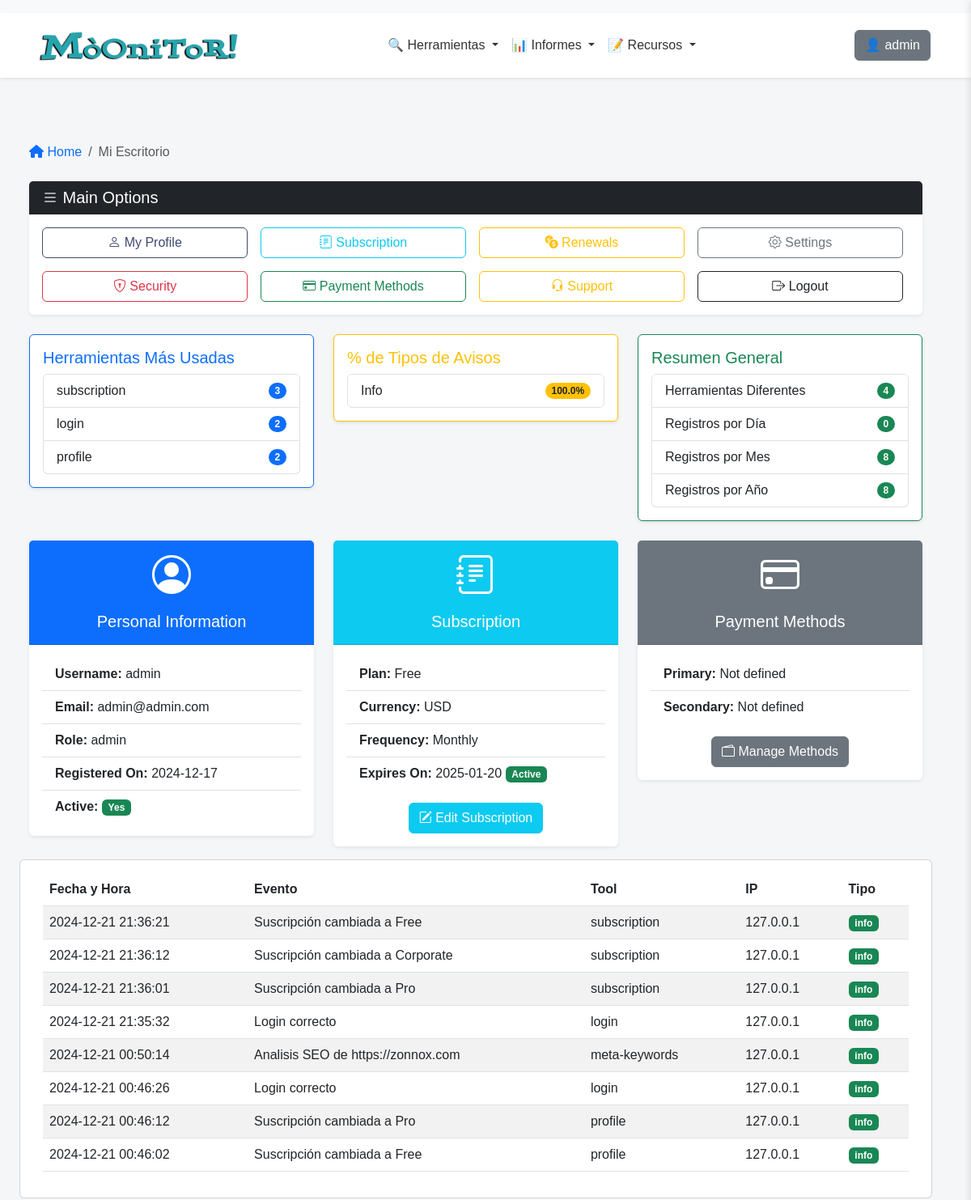
Page /dashboard (signed in, upper part) on the earlier database version.
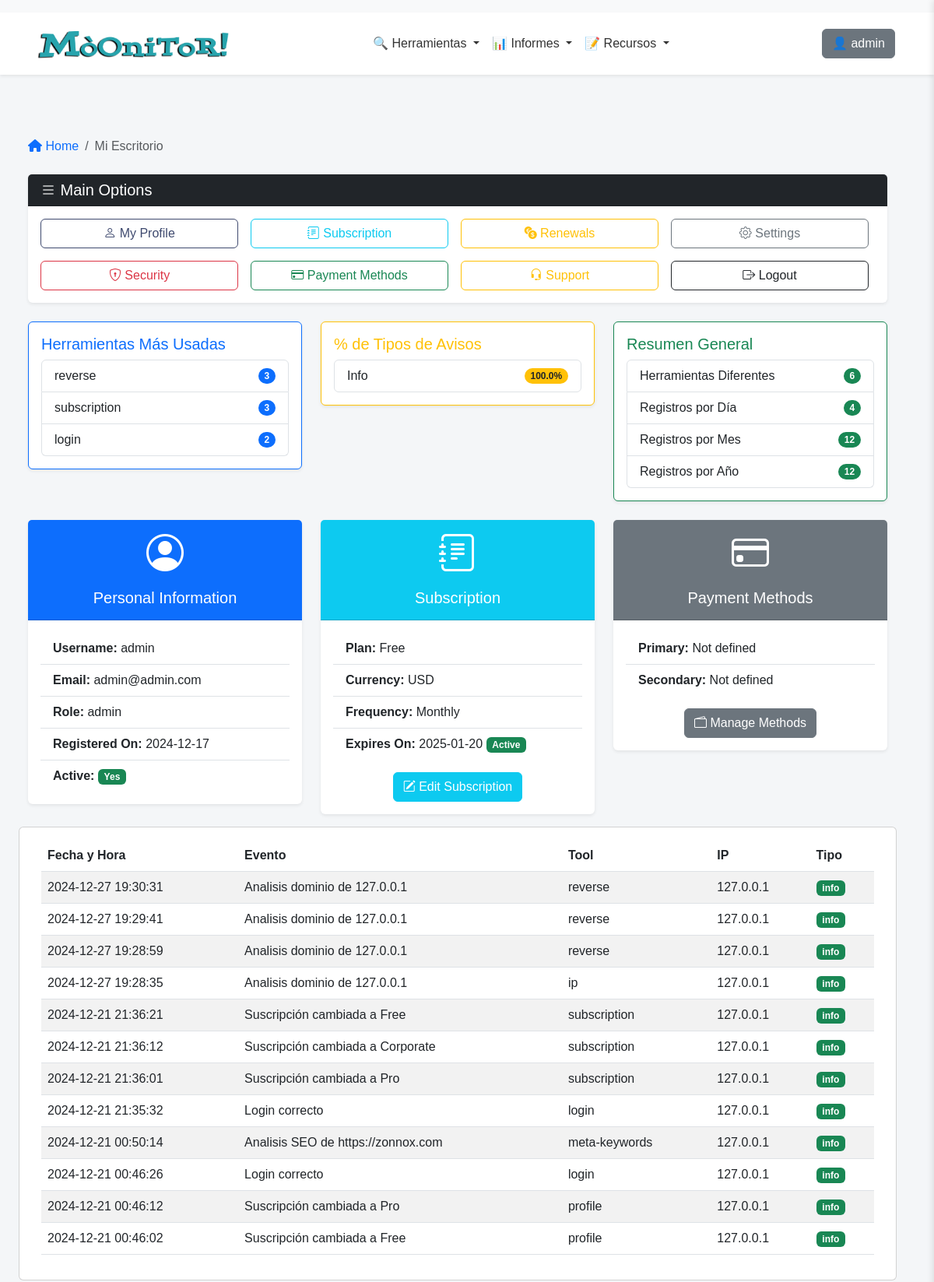
Same page on the later database version.
### app/models/user_model.py (models this page shows, shortened)
class UserLog(db.Model):
    __tablename__ = 'UserLogs'
    id = db.Column(db.Integer, primary_key=True)
    user_id = db.Column(db.Integer, db.ForeignKey('Users.id'), nullable=False)
    username = db.Column(db.String(80), nullable=False)
    event = db.Column(db.String(255), nullable=False)  # Description of the event
    tool = db.Column(db.String(255), nullable=False)  # Tool used
    timestamp = db.Column(db.DateTime, nullable=False, default=datetime.datetime.utcnow)
    ip_address = db.Column(db.String(45), nullable=False)  # Supports IPv4/IPv6
    log_type = db.Column(Enum('info', 'warn', 'err', name='log_types'), nullable=False)

### app/controllers/main_controller.py (the view)
@app.route('/dashboard')
@login_required
def dashboard():
        breadcrumbs = [{'url': '/dashboard', 'text': 'Mi Escritorio'}]
        logs = UserLog.query.filter_by(user_id=current_user.id).order_by(UserLog.timestamp.desc()).all()
        stats = calculate_log_statistics(logs)
        user = Users.query.filter_by(id=current_user.id).first()
        logs = UserLog.query.filter_by(user_id=current_user.id).order_by(UserLog.timestamp.desc()).all()
        transactions = Transaction.query.filter_by(user_id=current_user.id).order_by(Transaction.timestamp.desc()).all()
        return render_template('dashboard.html',
                               logs=logs,
                               transactions = transactions,
                               user=user,
                               breadcrumbs=breadcrumbs,
                               stats=stats)

### app/__init__.py (called while the page is built)
@app.context_processor
def inject_sidebar_info():
    return dict(is_admin=current_user.is_authenticated and current_user.role == 'admin')

@app.context_processor
def inject_breadcrumb():
    breadcrumbs = [
        {'url': '/', 'text': 'Inicio'},
        {'url': '/profile', 'text': 'Opcion 1'},
        {'url': '/profile/edit', 'text': 'Sub opcion 1'}
    ]
    return {'breadcrumbs': breadcrumbs}

@app.context_processor
def inject_grouped_tools():
    grouped_tools = {}
    for category, tools_in_category in groupby(sorted(tools, key=itemgetter('category')), key=itemgetter('category')):
        subcategories = {}
        for subcategory, tools_in_subcategory in groupby(sorted(tools_in_category, key=itemgetter('subcategory')), key=itemgetter('subcategory')):
            subcategories[subcategory] = list(tools_in_subcategory)
        grouped_tools[category] = subcategories
    return dict(grouped_tools=grouped_tools)

@login_manager.user_loader
def load_user(user_id):
    return Users.query.get(int(user_id))

### app/models/user_model.py (called while the page is built)
    def is_subscription_active(self):
        if not self.subscription_expiration:
            return False
        return self.subscription_expiration > datetime.datetime.utcnow()

### app/templates/dashboard.html (shortened to what the changed rows need)
{% extends "base.html" %}
{% block content %}
{% include 'inc/breadcrumbs.html' %}
<div class="row">
  <div class="col-12 mb-4">
    <div class="card shadow-sm border-0">
      <div class="card-header bg-dark text-white d-flex justify-content-between align-items-center">
        <h2 class="h5 mb-0"><i class="bi bi-list"></i> Main Options</h2>
      </div>
    </div>
  </div>
</div>
<div class="row mb-4">
  <div class="col-md-4">
    <div class="card border-primary shadow-sm">
      <div class="card-body">
        <ul class="list-group">
          {% for tool, count in stats['most_used_tools'] %}
          <li class="list-group-item d-flex justify-content-between align-items-center">
            {{ tool }}
            <span class="badge bg-primary rounded-pill">{{ count }}</span>
          </li>
          {% endfor %}
        </ul>
      </div>
    </div>
  </div>
  <div class="col-md-4">
    <div class="card border-warning shadow-sm">
      <div class="card-body">
        <ul class="list-group">
          {% for log_type, percentage in stats['log_type_percentages'].items() %}
          <li class="list-group-item d-flex justify-content-between align-items-center">
            {{ log_type | capitalize }}
            <span class="badge bg-warning text-dark rounded-pill">{{ percentage|round(2) }}%</span>
          </li>
          {% endfor %}
        </ul>
      </div>
    </div>
  </div>
  <div class="col-md-4">
    <div class="card border-success shadow-sm">
      <div class="card-body">
        <ul class="list-group">
          <li class="list-group-item d-flex justify-content-between align-items-center">
            Herramientas Diferentes
            <span class="badge bg-success rounded-pill">{{ stats['unique_tools'] }}</span>
          </li>
          <li class="list-group-item d-flex justify-content-between align-items-center">
            Registros por Día
            <span class="badge bg-success rounded-pill">{{ stats['logs_per_day'] }}</span>
          </li>
          <li class="list-group-item d-flex justify-content-between align-items-center">
            Registros por Mes
            <span class="badge bg-success rounded-pill">{{ stats['logs_per_month'] }}</span>
          </li>
          <li class="list-group-item d-flex justify-content-between align-items-center">
            Registros por Año
            <span class="badge bg-success rounded-pill">{{ stats['logs_per_year'] }}</span>
          </li>
        </ul>
      </div>
    </div>
  </div>
</div>
<div class="row mb-3">
  <div class="card">
    <div class="card-body">
      {% if logs %}
      <table id="logsTable" class="table table-striped">
        <thead>
          <tr>
            <th>Fecha y Hora</th>
            <th>Evento</th>
            <th>Tool</th>
            <th>IP</th>
            <th>Tipo</th>
          </tr>
        </thead>
        <tbody>
          {% for log in logs %}
          <tr>
            <td>{{ log.timestamp.strftime('%Y-%m-%d %H:%M:%S') }}</td>
            <td>{{ log.event }}</td>
            <td>{{ log.tool }}</td>
            <td>{{ log.ip_address }}</td>
            <td>
              <span
                class="badge {% if log.log_type == 'info' %}bg-success{% elif log.log_type == 'warn' %}bg-warning{% else %}bg-danger{% endif %}">
                {{ log.log_type }}
              </span>
            </td>
          </tr>
          {% endfor %}
        </tbody>
      </table>
      {% else %}
      <p>No hay registros de actividad disponibles.</p>
      {% endif %}
    </div>
  </div>
</div>
{% endblock %}

Differences in the rows shown:
no longer on one of the page's lists (row unchanged): UserLog: tool "profile", id "2"
added UserLog: tool "reverse", count "3", timestamp "2024-12-27 19:30:31", event "Analisis dominio de 127.0.0.1", ip_address "127.0.0.1", log_type "info"
added UserLog: timestamp "2024-12-27 19:29:41", event "Analisis dominio de 127.0.0.1", tool "reverse", ip_address "127.0.0.1", log_type "info", shown under "Payment Methods"
added UserLog: timestamp "2024-12-27 19:28:59", event "Analisis dominio de 127.0.0.1", tool "reverse", ip_address "127.0.0.1", log_type "info", shown under "Payment Methods"
added UserLog: timestamp "2024-12-27 19:28:35", event "Analisis dominio de 127.0.0.1", tool "ip", ip_address "127.0.0.1", log_type "info", shown under "Payment Methods"
Other differences:
{{ stats['unique_tools'] }}: "4" → "6"
{{ stats['logs_per_day'] }}: "0" → "4"
{{ stats['logs_per_month'] }}: "8" → "12"
{{ stats['logs_per_year'] }}: "8" → "12"
